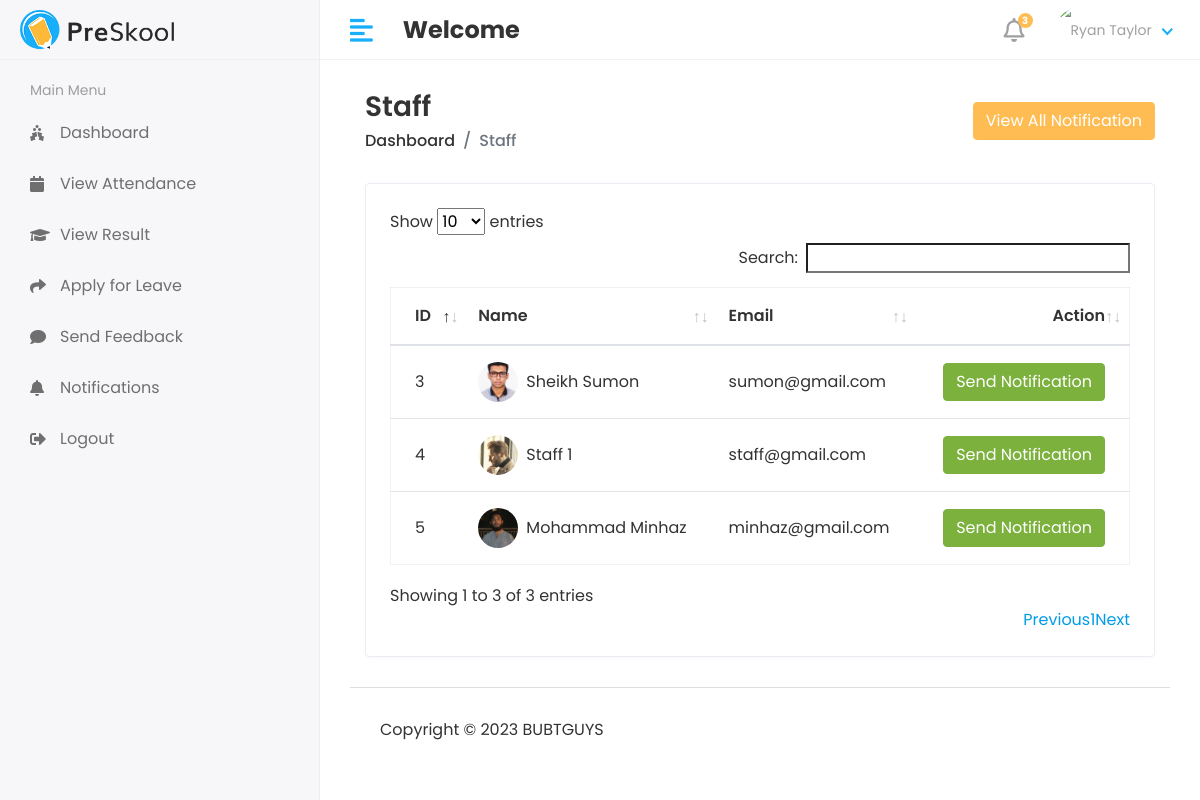
/admin1/staff/send_notification, run on an earlier commit of the app's database.
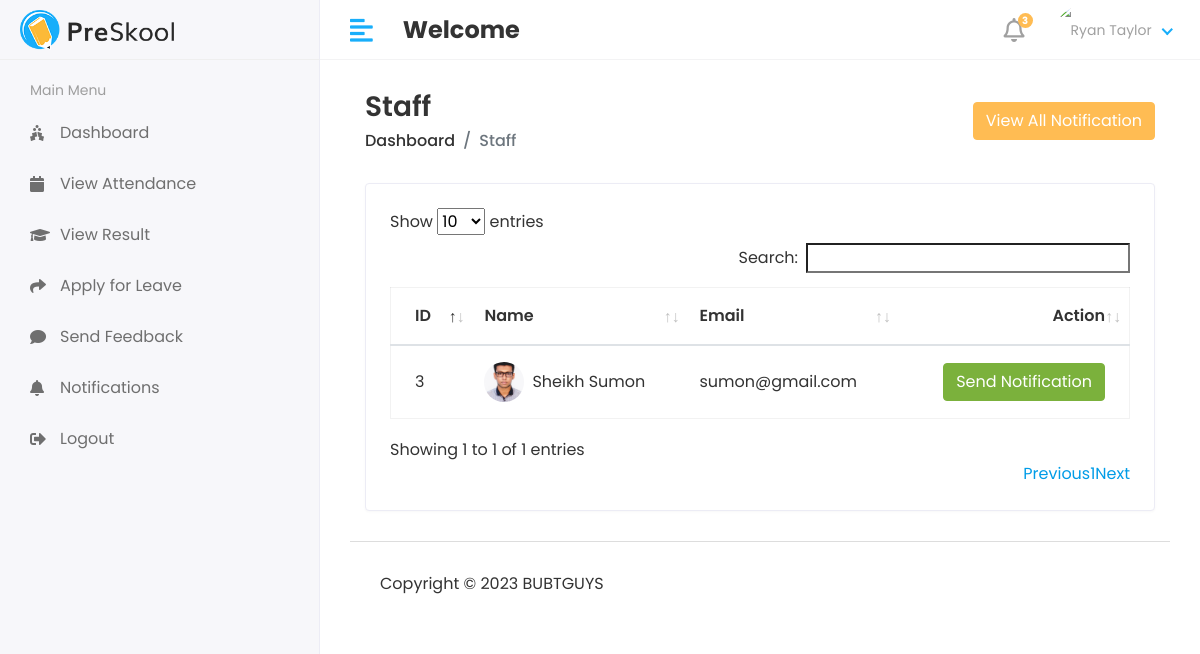
And on a later commit of the database.
### app/models.py (models this page shows, shortened)
class Staff(models.Model):
    admin= models.OneToOneField(CustomUser,on_delete=models.CASCADE)
    address=models.TextField()
    gender=models.CharField(max_length=100)
    created_at= models.DateTimeField(auto_now_add=True)
    updated_at=models.DateTimeField(auto_now=True)

class CustomUser(AbstractUser):
    USER=(
        (1,'Admin'),
        (2, 'Staff'),
        (3, 'Student'),
    )
    user_type=models.CharField(choices=USER,max_length=50,default=1)
    profile_pic=models.ImageField(upload_to='media/profile_pic')

### ticket/admin1.py (the view)
# urls.py: path('admin1/staff/send_notification',admin1.STAFF_SEND_NOTIFICATION,name='staff_send_notification'),
def STAFF_SEND_NOTIFICATION(request):
    staff=Staff.objects.all()
    see_notification=Staff_Notification.objects.all().order_by('-id')
    context={
        'staff':staff,
        'see_notification':see_notification,
    }
    return render(request,'admin1/staff_notification.html',context)

### templates/admin1/staff_notification.html (shortened to what this page needs)
{% extends 'base.html' %}
{% block content %}
<div class="content container-fluid">
               <div class="page-header">
                  <div class="row align-items-center">
                     <div class="col">
                        <h3 class="page-title">Staff</h3>
                        <ul class="breadcrumb">
                           <li class="breadcrumb-item"><a href="index.html">Dashboard</a></li>
                           <li class="breadcrumb-item active">Staff</li>
                        </ul>
                     </div>
                     <div class="col-auto text-right float-right ml-auto">
                        <button type="button" class="btn btn-primary" data-toggle="modal" data-target="#exampleModalCenter">
                               View All Notification
                        </button>
                     </div>
                  </div>
               </div>
               <div class="row">
                  <div class="col-sm-12">
                     <div class="card card-table">
                        <div class="card-body">
                           <div class="table-responsive">
                              <table id="table_id" class="table table-hover table-center mb-0">
                                 <thead>
                                    <tr>
                                       <th>ID</th>
                                       <th>Name</th>
                                       <th>Email</th>
                                       <th class="text-right">Action</th>
                                    </tr>
                                 </thead>
                                 <tbody>
                                 {% for i in staff %}
                                    <tr>
                                       <td>{{i.id}}</td>
                                       <td>
                                          <h2 class="table-avatar">
                                             <a href="student-details.html" class="avatar avatar-sm mr-2"><img class="avatar-img rounded-circle" src="/{{i.admin.profile_pic}}" alt="User Image"></a>
                                             <a href="student-details.html">{{i.admin.first_name}}&nbsp;{{i.admin.last_name}} </a>
                                          </h2>
                                       </td>
                                       <td>{{i.admin.email}}</td>
                                       <td class="text-right">
                                           <button type="button" class="btn btn-success" data-toggle="modal" data-target="#sendnotification-{{forloop.counter}}">
                                             Send Notification
                                           </button>
                                       </td>
                                    </tr>
                                 {% endfor %}
                                 </tbody>
                              </table>
                           </div>
                        </div>
                     </div>
                  </div>
               </div>
            </div>
{% endblock %}

What changed in the data, as far as the page shows it:
removed Staff: id "4", admin.profile_pic (picture), admin.first_name "Staff", admin.last_name "1", admin.email "staff@gmail.com"
removed Staff: id "5", admin.profile_pic (picture), admin.first_name "Mohammad", admin.last_name "Minhaz", admin.email "minhaz@gmail.com"
Also different on the page:
text written by a page script: "Show entries Search: Showing 1 to 3 of 3 entries Previous 1 Next" → "Show entries Search: Showing 1 to 1 of 1 entries Previous 1 Next"
